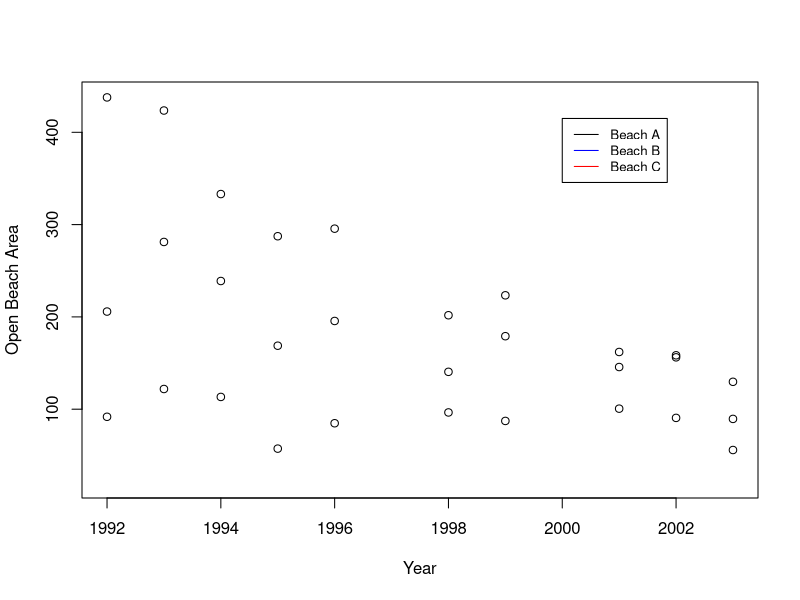

Source code (R):
## ---- chunk 1
#setwd(choose.dir())

beach <- read.csv("beach.csv")

head(beach)

## ---- chunk 2

fit <- lm(formula = OpenBeach ~ BeachID * Year, data = beach)

fit

betas <- coef(fit)

betas

## ---- chunk 3

#BA at all 3 beaches in 1992 (first yr)
#y = beta0 + (beta1*year) + (beta2*BeachID) + (beta3*year*BeachID)
#BeachID is categorical (dummy coding) 

#BEACH A size in 1992
#coef "absorbed into intercept"

beachA <- (betas[2] * 1992) + betas[1]
beachA


#BEACH B size in 1992 
#y = intercept_parameter + (years_coeff + interaction_coeff(forB)) * 1992(=predictor) + coeff_beachIDB

beachB <- betas[1] + (betas[2] + betas[5]) * 1992 + betas[3]

beachB

#BEACH C size in 1992 
#y = intercept_par + (years_coeff + yearsxBeachIDC_coeff) * 1992 + beachIDC_coeff

beachC <- betas[1] + (betas[2] + betas [6]) * 1992 + betas[4]
beachC

## ---- chunk 4
#BeachA
area_11yrA <- betas[2] * (1992:2003) + betas[1]
area_11yrA

#BeachB
area_11yrB <- betas[1] + (betas[2] + betas[5]) * (1992:2003) + betas[3]
area_11yrB

#BeachC
area_11yrC <- betas[1] + (betas[2] + betas[6]) * (1992:2003) + betas[4]
area_11yrC

#plot
x <- seq(from = 1992, to = 2003, length.out = 12)

plot(beach$Year, beach$OpenBeach, xlab = 'Year', ylab = 'Open Beach Area', xlim = c(1992,2003))
     lines(x = x, y = area_11yrA)
     lines(x = x, y = area_11yrB, col = "Blue")
     lines(x = x, y = area_11yrC, col = "Red")
     legend(2000, 415, c("Beach A", "Beach B", "Beach C"),
            col = c("Black", "Blue", "Red"), lty = 1, cex = 0.8)
## ---- chunk 5
#BeachA

#rate of change (slope) is equal to:
betas[2]
#= -18.36 which means that Beach A looses 18.36 ha of open beach per year.

#BeachB

#rate of change (slope) is equal to:
betas[2] + betas[5]
#= -1.32 meaning that Beach B looses 1.32 ha of open beach per year.

#BeachC

#rate of change (slope) is equal to :
betas[2] + betas[6]
#=-3.99 meaing that Beach C looses 3.99 ha of open beach per year.    
